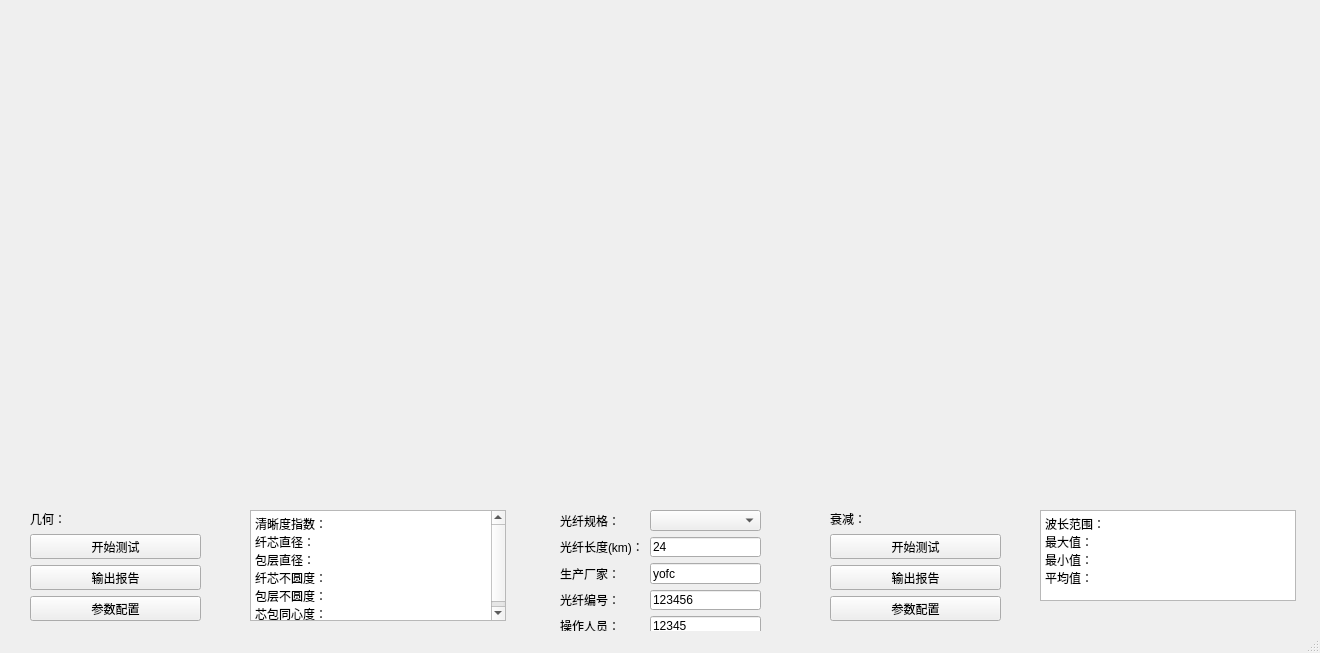
<?xml version="1.0" encoding="UTF-8"?>
<ui version="4.0">
 <class>MainWindow</class>
 <widget class="QMainWindow" name="MainWindow">
  <property name="geometry">
   <rect>
    <x>0</x>
    <y>0</y>
    <width>1320</width>
    <height>653</height>
   </rect>
  </property>
  <property name="windowTitle">
   <string>MainWindow</string>
  </property>
  <widget class="QWidget" name="centralwidget">
   <widget class="QWidget" name="canvas" native="true">
    <property name="geometry">
     <rect>
      <x>10</x>
      <y>10</y>
      <width>648</width>
      <height>486</height>
     </rect>
    </property>
    <property name="minimumSize">
     <size>
      <width>400</width>
      <height>400</height>
     </size>
    </property>
   </widget>
   <widget class="QWidget" name="layoutWidget">
    <property name="geometry">
     <rect>
      <x>30</x>
      <y>510</y>
      <width>171</width>
      <height>111</height>
     </rect>
    </property>
    <layout class="QGridLayout" name="operaLayout">
     <item row="2" column="1">
      <widget class="QPushButton" name="reporterCV">
       <property name="text">
        <string>输出报告</string>
       </property>
      </widget>
     </item>
     <item row="1" column="1">
      <widget class="QPushButton" name="beginTestCV">
       <property name="minimumSize">
        <size>
         <width>50</width>
         <height>0</height>
        </size>
       </property>
       <property name="text">
        <string>开始测试</string>
       </property>
      </widget>
     </item>
     <item row="3" column="1">
      <widget class="QPushButton" name="parameterCV">
       <property name="text">
        <string>参数配置</string>
       </property>
      </widget>
     </item>
     <item row="0" column="1">
      <widget class="QLabel" name="labelCV">
       <property name="text">
        <string>几何：</string>
       </property>
      </widget>
     </item>
    </layout>
   </widget>
   <widget class="QWidget" name="layoutWidget">
    <property name="geometry">
     <rect>
      <x>560</x>
      <y>510</y>
      <width>201</width>
      <height>126</height>
     </rect>
    </property>
    <layout class="QGridLayout" name="inputLayout">
     <item row="4" column="0">
      <widget class="QLabel" name="labelWorker">
       <property name="text">
        <string>操作人员：</string>
       </property>
      </widget>
     </item>
     <item row="2" column="0">
      <widget class="QLabel" name="labelFactory">
       <property name="text">
        <string>生产厂家：</string>
       </property>
      </widget>
     </item>
     <item row="2" column="1">
      <widget class="QLineEdit" name="factory">
       <property name="text">
        <string>yofc</string>
       </property>
      </widget>
     </item>
     <item row="3" column="1">
      <widget class="QLineEdit" name="fiberNumber">
       <property name="text">
        <string>123456</string>
       </property>
      </widget>
     </item>
     <item row="4" column="1">
      <widget class="QLineEdit" name="Worker">
       <property name="text">
        <string>12345</string>
       </property>
      </widget>
     </item>
     <item row="0" column="1">
      <widget class="QComboBox" name="fiberType"/>
     </item>
     <item row="3" column="0">
      <widget class="QLabel" name="labelFiberNumber">
       <property name="text">
        <string>光纤编号：</string>
       </property>
      </widget>
     </item>
     <item row="0" column="0">
      <widget class="QLabel" name="labelFiberType">
       <property name="text">
        <string>光纤规格：</string>
       </property>
      </widget>
     </item>
     <item row="1" column="1">
      <widget class="QLineEdit" name="fiberLength">
       <property name="text">
        <string>24</string>
       </property>
      </widget>
     </item>
     <item row="1" column="0">
      <widget class="QLabel" name="labelLength">
       <property name="text">
        <string>光纤长度(km)：</string>
       </property>
      </widget>
     </item>
    </layout>
   </widget>
   <widget class="QTextBrowser" name="resultShowCV">
    <property name="geometry">
     <rect>
      <x>250</x>
      <y>510</y>
      <width>256</width>
      <height>111</height>
     </rect>
    </property>
    <property name="minimumSize">
     <size>
      <width>50</width>
      <height>90</height>
     </size>
    </property>
    <property name="html">
     <string>&lt;!DOCTYPE HTML PUBLIC &quot;-//W3C//DTD HTML 4.0//EN&quot; &quot;http://www.w3.org/TR/REC-html40/strict.dtd&quot;&gt;
&lt;html&gt;&lt;head&gt;&lt;meta name=&quot;qrichtext&quot; content=&quot;1&quot; /&gt;&lt;style type=&quot;text/css&quot;&gt;
p, li { white-space: pre-wrap; }
&lt;/style&gt;&lt;/head&gt;&lt;body style=&quot; font-family:'SimSun'; font-size:9pt; font-weight:400; font-style:normal;&quot;&gt;
&lt;p style=&quot; margin-top:0px; margin-bottom:0px; margin-left:0px; margin-right:0px; -qt-block-indent:0; text-indent:0px;&quot;&gt;清晰度指数：&lt;/p&gt;
&lt;p style=&quot; margin-top:0px; margin-bottom:0px; margin-left:0px; margin-right:0px; -qt-block-indent:0; text-indent:0px;&quot;&gt;纤芯直径：&lt;/p&gt;
&lt;p style=&quot; margin-top:0px; margin-bottom:0px; margin-left:0px; margin-right:0px; -qt-block-indent:0; text-indent:0px;&quot;&gt;包层直径：&lt;/p&gt;
&lt;p style=&quot; margin-top:0px; margin-bottom:0px; margin-left:0px; margin-right:0px; -qt-block-indent:0; text-indent:0px;&quot;&gt;纤芯不圆度：&lt;/p&gt;
&lt;p style=&quot; margin-top:0px; margin-bottom:0px; margin-left:0px; margin-right:0px; -qt-block-indent:0; text-indent:0px;&quot;&gt;包层不圆度：&lt;/p&gt;
&lt;p style=&quot; margin-top:0px; margin-bottom:0px; margin-left:0px; margin-right:0px; -qt-block-indent:0; text-indent:0px;&quot;&gt;芯包同心度：&lt;/p&gt;&lt;/body&gt;&lt;/html&gt;</string>
    </property>
   </widget>
   <widget class="QWidget" name="layoutWidget_2">
    <property name="geometry">
     <rect>
      <x>830</x>
      <y>510</y>
      <width>171</width>
      <height>111</height>
     </rect>
    </property>
    <layout class="QGridLayout" name="attenuationLayout">
     <item row="3" column="1">
      <widget class="QPushButton" name="parameterAT">
       <property name="text">
        <string>参数配置</string>
       </property>
      </widget>
     </item>
     <item row="2" column="1">
      <widget class="QPushButton" name="reporterAT">
       <property name="text">
        <string>输出报告</string>
       </property>
      </widget>
     </item>
     <item row="1" column="1">
      <widget class="QPushButton" name="beginTestAT">
       <property name="minimumSize">
        <size>
         <width>50</width>
         <height>0</height>
        </size>
       </property>
       <property name="text">
        <string>开始测试</string>
       </property>
      </widget>
     </item>
     <item row="0" column="1">
      <widget class="QLabel" name="labelAT">
       <property name="text">
        <string>衰减：</string>
       </property>
      </widget>
     </item>
    </layout>
   </widget>
   <widget class="QTextBrowser" name="resultShowAT">
    <property name="geometry">
     <rect>
      <x>1040</x>
      <y>510</y>
      <width>256</width>
      <height>91</height>
     </rect>
    </property>
    <property name="minimumSize">
     <size>
      <width>50</width>
      <height>90</height>
     </size>
    </property>
    <property name="html">
     <string>&lt;!DOCTYPE HTML PUBLIC &quot;-//W3C//DTD HTML 4.0//EN&quot; &quot;http://www.w3.org/TR/REC-html40/strict.dtd&quot;&gt;
&lt;html&gt;&lt;head&gt;&lt;meta name=&quot;qrichtext&quot; content=&quot;1&quot; /&gt;&lt;style type=&quot;text/css&quot;&gt;
p, li { white-space: pre-wrap; }
&lt;/style&gt;&lt;/head&gt;&lt;body style=&quot; font-family:'SimSun'; font-size:9pt; font-weight:400; font-style:normal;&quot;&gt;
&lt;p style=&quot; margin-top:0px; margin-bottom:0px; margin-left:0px; margin-right:0px; -qt-block-indent:0; text-indent:0px;&quot;&gt;波长范围：&lt;/p&gt;
&lt;p style=&quot; margin-top:0px; margin-bottom:0px; margin-left:0px; margin-right:0px; -qt-block-indent:0; text-indent:0px;&quot;&gt;最大值：&lt;/p&gt;
&lt;p style=&quot; margin-top:0px; margin-bottom:0px; margin-left:0px; margin-right:0px; -qt-block-indent:0; text-indent:0px;&quot;&gt;最小值：&lt;/p&gt;
&lt;p style=&quot; margin-top:0px; margin-bottom:0px; margin-left:0px; margin-right:0px; -qt-block-indent:0; text-indent:0px;&quot;&gt;平均值：&lt;/p&gt;&lt;/body&gt;&lt;/html&gt;</string>
    </property>
   </widget>
   <widget class="QWidget" name="axis" native="true">
    <property name="geometry">
     <rect>
      <x>660</x>
      <y>10</y>
      <width>648</width>
      <height>486</height>
     </rect>
    </property>
    <property name="minimumSize">
     <size>
      <width>400</width>
      <height>400</height>
     </size>
    </property>
   </widget>
  </widget>
  <widget class="QMenuBar" name="menubar">
   <property name="geometry">
    <rect>
     <x>0</x>
     <y>0</y>
     <width>1320</width>
     <height>23</height>
    </rect>
   </property>
  </widget>
  <widget class="QStatusBar" name="statusbar"/>
 </widget>
 <resources/>
 <connections/>
</ui>
